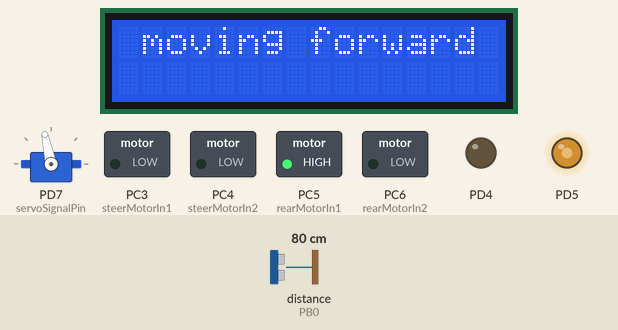
Bench run of a program on a simulated ATmega32, built with avr-gcc and emulated at 16 MHz. On the bench: 16×2 character LCD, servo, switched loads named in the program (green lamp = pin HIGH), output pins drawn as LEDs (lit = HIGH). Wiring (inferred from the names in the program): ultrasonic range finder: trigger PD3; echo PB0; character LCD (HD44780): RS PB1; R/W PB2; E PB3; data PA4, PA5, PA6, PA7. The inputs (shaded band) are chosen by the test bench; at power-on: distance to the obstacle (sensor on PB0) 80 cm. The echo pulse lasts 58.3 µs per cm; servo pulses on a pin are drawn as a servo (544–2400 µs = 0–180°); pins used as bus, display or sensor lines are not drawn.

Above: at 1.2 s.
1.3 s: distance to the obstacle (sensor on PB0) set to 34 cm
2.8 s: distance to the obstacle (sensor on PB0) set to 29 cm
At 5.0 s:
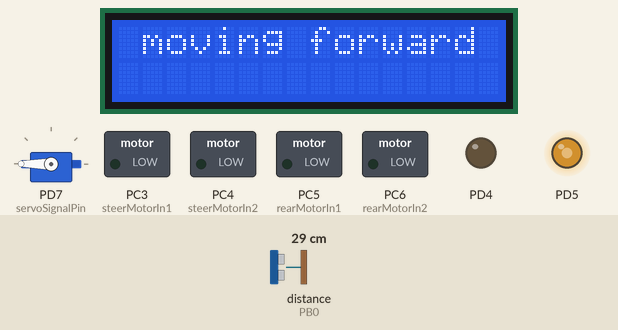
5.4 s: distance to the obstacle (sensor on PB0) set to 35 cm
At 6.4 s:
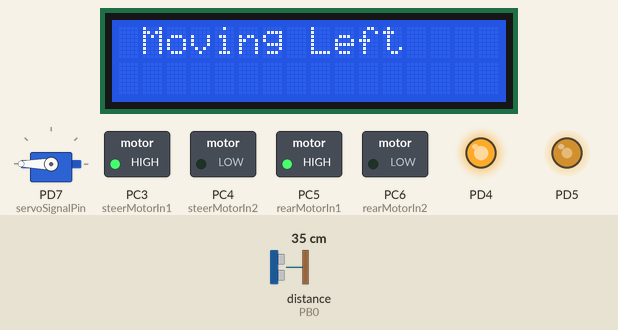
8.4 s: distance to the obstacle (sensor on PB0) set to 2 cm
At 10.7 s:
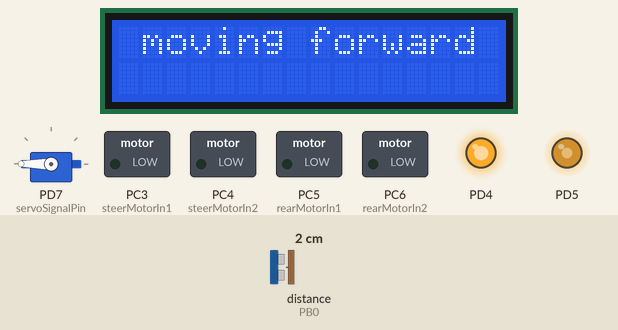
11.4 s: distance to the obstacle (sensor on PB0) set to 60 cm
At 14.3 s:
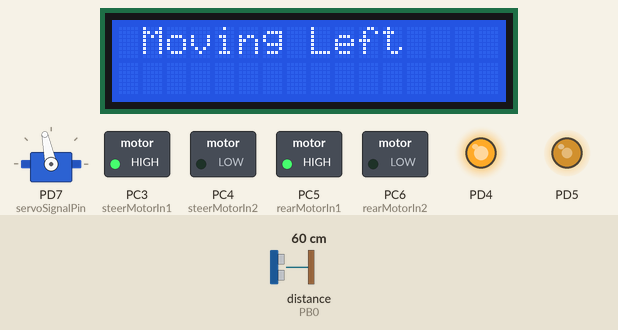
14.4 s: distance to the obstacle (sensor on PB0) set to 4 cm
At 15.6 s:
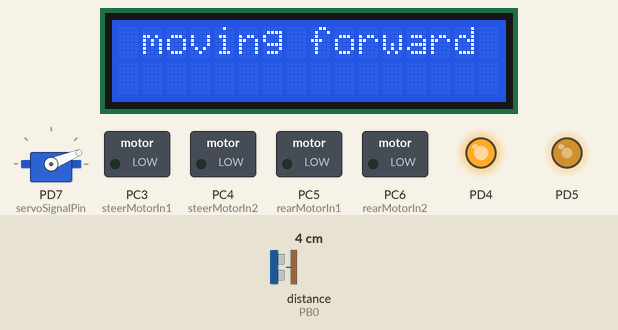
Timing chart, 0 to 17.7 s (numbered marks = the images above; inputs shaded):
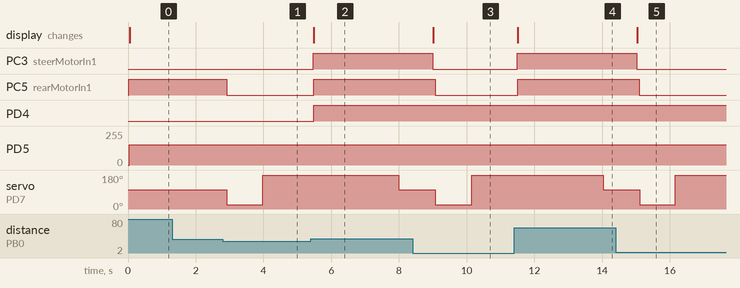

Measured:
- the behaviour switches between 32 and 31 cm on distance to the obstacle (sensor on PB0) (found by bisection; images 0 and 1)
- after the input at 1.3 s, every drawn part: stays the same
- after the input at 2.8 s, PC5 (rearMotorIn1): HIGH → LOW after 0.11 s; servo on PD7 (servoSignalPin): 102° → 22° after 0.12 s, → 180° 1.1 s later
- after the input at 5.4 s, PC3 (steerMotorIn1): LOW → HIGH after 0.07 s; PC5 (rearMotorIn1), PD4: LOW → HIGH after 0.09 s; servo on PD7 (servoSignalPin): 180° → 102° after 2.6 s; the display: changes after 0.09 s (image 2)
- after the input at 8.4 s, PC5 (rearMotorIn1): HIGH → LOW after 0.67 s; servo on PD7 (servoSignalPin): 102° → 22° after 0.68 s, → 180° 1.1 s later
- after the input at 11.4 s, PC3 (steerMotorIn1): LOW → HIGH after 0.10 s; PC5 (rearMotorIn1): LOW → HIGH after 0.11 s; servo on PD7 (servoSignalPin): 180° → 102° after 2.6 s; the display: changes after 0.11 s (image 4)
- after the input at 14.4 s, PC5 (rearMotorIn1): HIGH → LOW after 0.69 s; servo on PD7 (servoSignalPin): 102° → 22° after 0.71 s, → 180° 1.0 s later

The program:

main.c
```c
/*
 * AutonomousCar.c
 *
 * Created: 4/14/2023 5:55:02 AM
 * Author : MS_el
 */
#define F_CPU 16000000UL
#include <avr/io.h>
#include <util/delay.h>
#include "STDMACROS.h"
#include "LCD.h"
#include "Timer0.h"
#include "Timer1.h"
#include "Timer2.h"
#include "ultrasonic.h"
#include "Motor1Controller.h"
#include "Motor2Controller.h"

#define front 1
#define right 2
#define left 3
int main(void)
{
	Motor2Controller_init();
	Motor1Controller_init();
	ultrasonic_init();
	LCD_INIT_4bit();
	int distance=0;
	int servoPos=front;
	Motor1ControllerRearmotors_move();
	Motor1ControllerSteerMotor_moveForward();
	Motor2Controller_servoFront();
    while (1)
    {

		ultrasonic_distance(&distance); //read initial distance
		if(servoPos==front)      //the sensor is looking in front of the car which is by default
		{

			if(distance>30)          // check distance if it is more then the required distance move freely otherwise
			{
				Motor1ControllerRearmotors_move();
			}
			else if(distance<=30)    // if distance is less than the required distance let the servo check the right area to the car
			{
				Motor1ControllerRearmotors_stop();
				Motor2Controller_servoRight();
				_delay_ms(1000);				// delay to make sure servo is in its position(hardware limitations)
				ultrasonic_distance(&distance); //read distance after switching servo position

				servoPos=right;
			}
		}
		if(servoPos==right)      // the servo is updated to the right position
		{
			if(distance>30)     //if there is space then the car will steer to the right for 2.5 sec and update servo position to the front and steer forward
			{
				Motor1ControllerSteerMotor_TurnRight();
				Motor1ControllerRearmotors_move();
				_delay_ms(2500);
				Motor2Controller_servoFront();
				_delay_ms(1000);
				Motor1ControllerSteerMotor_moveForward();
				servoPos=front;
			}
			else if(distance<=30) // if there is no space in the right position we move the servo to the left position and check
			{
				Motor2Controller_servoLeft();
				_delay_ms(1000);
				ultrasonic_distance(&distance); //read distance after switching servo position
				servoPos=left;
			}
		}
		if(servoPos==left) // the servo is updated to the left position
		{
			if(distance >30) //if there is space then the car will steer to the left for 2.5 sec and update servo position to the front and steer forward
			{
				Motor1ControllerSteerMotor_TurnLeft();
				Motor1ControllerRearmotors_move();
				_delay_ms(2500);
				Motor2Controller_servoFront();
				_delay_ms(1000);
				Motor1ControllerSteerMotor_moveForward();
				servoPos=front;

			}
			else if(distance<=30)  // if there is no space to the left then the car stops
			{
				Motor1ControllerRearmotors_stop();
			}

		}

    }
}
```

Motor1Controller.c
```c
/*
 * Motor1Controller.c
 *
 * Created: 4/13/2023 4:02:16 AM
 *  Author: MS_el
 */

#include <avr/io.h>
#include "LCD.h"
#include "Motor1Controller.h"
#include "STDMACROS.h"
#include "Timer1.h"


void Motor1Controller_init() // initialize the rear motor and steer motor pins and the fast PWM
{
	Timer1_init_Fastpwm();
	setbit(DDRC,rearMotorIn1);
	setbit(DDRC,rearMotorIn2);
	setbit(DDRC,steerMotorIn1);
	setbit(DDRC,steerMotorIn2);
}

void Motor1ControllerRearmotors_move() //moves the rear motors with a duty cycle of 60%(moves the car)
{
	setbit(PORTC,rearMotorIn1);
	clearbit(PORTC,rearMotorIn2);
	Timer1_set_DC_A(0.6);

}

void Motor1ControllerRearmotors_stop() //stops the rear motor(stops the car)
{
	clearbit(PORTC,rearMotorIn1);
	clearbit(PORTC,rearMotorIn2);
}


void Motor1ControllerSteerMotor_TurnLeft() //makes the car steer to the left
{
	LCD_send_command_4bit(0x01);
	setbit(PORTC,steerMotorIn1);
	clearbit(PORTC,steerMotorIn2);
	Timer1_set_DC_B(1);
	LCD_sendString_4bit(" Moving Left");
}
void Motor1ControllerSteerMotor_TurnRight() // makes the car steer to the right
{
	LCD_send_command_4bit(0x01);
	clearbit(PORTC,steerMotorIn1);
	setbit(PORTC,steerMotorIn2);
	Timer1_set_DC_B(1);
	LCD_sendString_4bit(" Moving Right");
}
void Motor1ControllerSteerMotor_moveForward() // makes the car move forward
{
	LCD_send_command_4bit(0x01);
	clearbit(PORTC,steerMotorIn1);
	clearbit(PORTC,steerMotorIn2);
	LCD_sendString_4bit(" moving forward");

}
```

Motor1Controller.h
```c
/*
 * Motor1Controller.h
 *
 * Created: 4/13/2023 4:02:31 AM
 *  Author: MS_el
 */


#ifndef MOTOR1CONTROLLER_H_
#define MOTOR1CONTROLLER_H_

#define steerMotorIn1 3
#define steerMotorIn2 4
#define rearMotorIn1 5
#define rearMotorIn2 6
#define H_EN1 4
#define H_EN2 5


void Motor1Controller_init();

void Motor1ControllerRearmotors_move();
void Motor1ControllerRearmotors_moveSlow();
void Motor1ControllerRearmotors_stop();

void Motor1ControllerSteerMotor_TurnLeft();
void Motor1ControllerSteerMotor_TurnRight();
void Motor1ControllerSteerMotor_moveForward();


#endif /* MOTOR1CONTROLLER_H_ */
```

Motor2Controller.c
```c
/*
 * Motor2Controller.c
 *
 * Created: 4/13/2023 7:12:14 AM
 *  Author: MS_el
 */

#include <avr/io.h>
#include "STDMACROS.h"
#include "Timer2.h"
#include "Motor2Controller.h"

void Motor2Controller_init() //initializes timer2 fast PWM and servo signal pin
{
	timer2_init_fastpwm();
	setbit(DDRD,servoSignalPin);
}
void Motor2Controller_servoRight() // moves the servo with the ultrasonic sensor to face the right position
{
	timer2_setDC(0.05);   //duty cycle of 5% is for right position(0 degrees)
}
void Motor2Controller_servoFront() // moves the servo with the ultrasonic sensor to face the front position
{
	timer2_setDC(0.1);   //duty cycle of 10% is for front position(90 degrees)
}
void Motor2Controller_servoLeft() // moves the servo with the ultrasonic sensor to face the left position
{
	timer2_setDC(0.15);  //duty cycle of 15% is for left position(180 degrees)
} 
```

Motor2Controller.h
```c
/*
 * Motor2Controller.h
 *
 * Created: 4/13/2023 7:12:38 AM
 *  Author: MS_el
 */


#ifndef MOTOR2CONTROLLER_H_
#define MOTOR2CONTROLLER_H_

#define servoSignalPin 7

void Motor2Controller_init();
void Motor2Controller_servoLeft();
void Motor2Controller_servoFront();
void Motor2Controller_servoRight();


#endif /* MOTOR2CONTROLLER_H_ */
```

STDMACROS.h
```c
/*
 * STDMACROS.h
 *
 * Created: 12/16/2022 7:04:58 PM
 *  Author: AMIT
 */


#ifndef STDMACROS_H_
#define STDMACROS_H_
#define setbit(reg,bit) reg|=(1<<bit)
#define clearbit(reg,bit) reg&=~(1<<bit)
#define toggelbit(reg,bit) reg^=(1<<bit)
#define readbit(reg,bit) ((reg>>bit)&1)


#endif /* STDMACROS_H_ */
```

Timer0.c
```c
/*
 * Timer0.c
 *
 * Created: 1/6/2023 8:52:46 PM
 *  Author: AMIT
 */
#include <avr/io.h>
#include <avr/interrupt.h>
#include "STDMACROS.h"
volatile extern int x;

void Timer0_INIT_Normal()
{
	setbit(TIMSK,TOIE0);// over flow interrupt enable
	sei(); // global interrupt enable
}
void Timer0_INIT_Comp(int valuex)
{

	setbit(TCCR0,WGM01);
	setbit(TCCR0,CS00);
	setbit(TIMSK,OCIE0);
	OCR0 = valuex ;
	sei();
}
void delay_ms(float delay)
{
	float z=0;
	x=0;
	z=5000*(delay/1000);
	while((float)x<=z)
	{
		;
	}

}
void Timer0_INIT_FastPWM()
{
	setbit(TCCR0,WGM01);
	setbit(TCCR0,WGM00);
	setbit(TCCR0,COM01);
	setbit(TCCR0,CS00);
	setbit(DDRB,3);
}
void Timer0_Set_DC(float DC)
{
	int x=(int) (DC*256);
	OCR0=x-1;
}
void Timer0_INIT_PhaseCorrectPWM()
{
	setbit(TCCR0,WGM00);
	setbit(TCCR0,COM01);
	setbit(TCCR0,CS00);
	setbit(DDRB,3);
}
```

Timer0.h
```c
/*
 * Timer0.h
 *
 * Created: 1/6/2023 8:53:02 PM
 *  Author: AMIT
 */


#ifndef TIMER0_H_
#define TIMER0_H_

void Timer0_INIT_Normal();
void Timer0_INIT_Comp(int valuex);
void delay_ms(float delay);
void Timer0_INIT_FastPWM();
void Timer0_Set_DC(float DC);
void Timer0_INIT_PhaseCorrectPWM();


#endif /* TIMER0_H_ */
```

Timer1.c
```c
/*
 * Timer1.c
 *
 * Created: 4/4/2023 7:17:04 PM
 *  Author: MS_el
 */
#include <avr/io.h>
#include <avr/interrupt.h>
#include "STDMACROS.h"
#include "Timer1.h"


void Timer1_init_Fastpwm() //initialize fast PWM
{
	setbit(TCCR1A,COM1A1); //clear OCR1A on compare match
	setbit(TCCR1A,COM1B1); //clear OCR1B on compare match
	setbit(TCCR1A,WGM10);  // set PWM resolution to 10 bits
	setbit(TCCR1A,WGM11);
	setbit(TCCR1B,WGM12);
	setbit(TCCR1B,CS12);   // prescaler of 256
	setbit(DDRD,5);       //Set OCR1A
	setbit(DDRD,4);       //set OCR1B
}

void Timer1_set_DC_A(float DC) //set duty cycle and write in reg OCR1A
{
	int x = (int)(DC*1024);
	OCR1A=x-1;
}
void Timer1_set_DC_B(float DC) //set duty cycle and write in reg OCR1B
{
	int x = (int)(DC*1024);
	OCR1B=x-1;
}
```

Timer1.h
```c
/*
 * Timer1.h
 *
 * Created: 4/4/2023 7:17:16 PM
 *  Author: MS_el
 */


#ifndef TIMER1_H_
#define TIMER1_H_

void Timer1_init();
void Timer1_init_Fastpwm();
void Timer1_set_DC_A(float DC);
void Timer1_set_DC_B(float DC);


#endif /* TIMER1_H_ */
```

Timer2.c
```c
/*
 * Timer2.c
 *
 * Created: 4/7/2023 8:34:41 PM
 *  Author: MS_el
 */
#include <avr/io.h>
#include "STDMACROS.h"
#include "Timer2.h"


void timer2_init_fastpwm()
{
	setbit(TCCR2,WGM21);  // enable fast PWM mode
	setbit(TCCR2,WGM20);
	setbit(TCCR2,COM21);  // clear OCR2 on compare match
	setbit(TCCR2,CS20);   // set prescaler to 1024 for servo motor
	setbit(TCCR2,CS21);
	setbit(TCCR2,CS22);

}


void timer2_setDC(float DC) //set duty cycle and write it in OCR2 pin
{
	int x=(int) (DC*256);
	OCR2=x-1;
}
```

Timer2.h
```c
/*
 * Timer2.h
 *
 * Created: 4/7/2023 8:34:50 PM
 *  Author: MS_el
 */


#ifndef TIMER2_H_
#define TIMER2_H_

void timer2_init_fastpwm();
void timer2_setDC(float DC);


#endif /* TIMER2_H_ */
```

Ultrasonic.c
```c
/*
 * Ultrasonic.c
 *
 * Created: 4/5/2023 8:10:20 AM
 *  Author: MS_el
 */
#define F_CPU 16000000UL
#include <avr/io.h>
#include <avr/interrupt.h>
#include <util/delay.h>
#include "STDMACROS.h"

#include "ultrasonic.h"
#include "Timer0.h"
volatile long timerovf=0;

ISR(TIMER0_OVF_vect)
{
	timerovf++;

}

void ultrasonic_init()   // initializes timer 0 normal mode and ultrasonic trigger and echo pins
{
	Timer0_INIT_Normal();
	setbit(DDRD,trig);
	clearbit(DDRB,echo);
}

void ultrasonic_distance(int *distance) //reads the distance from the ultrasonic sensor
{

	_delay_us(2);
	setbit(PORTD,trig); // send a 10us pulse to the trig pin of the ultrasonic sensor and the clear the pin
	_delay_us(10);
	clearbit(PORTD,trig);
	while(readbit(PINB,echo)==0)  //wait for echo pin to become high
	{
		;
	}
	while(readbit(PINB,echo)==1) //start the timer when echo pin is high
	{
		setbit(TCCR0,CS00);

	}
	clearbit(TCCR0,CS00); //stop the timer when echo pin is low

	*distance=(0.0625*TCNT0+0.0625*255*timerovf)/58; //calculate the distance using the time took the sound waves to be emitted and received by the sensor using timer0 overflow, the remaining value in TCNT0,and the speed of sound
	_delay_ms(60);
	TCNT0=0;      // reset timer0 parameters
	timerovf=0;

}
```

ultrasonic.h
```c
/*
 * ultrasonic.h
 *
 * Created: 4/5/2023 8:10:32 AM
 *  Author: MS_el
 */


#ifndef ULTRASONIC_H_
#define ULTRASONIC_H_
#define trig 3
#define echo 0

void ultrasonic_init();
void ultrasonic_distance();


#endif /* ULTRASONIC_H_ */
```

LCD.c
```c
/*
 * LCD.c
 *
 * Created: 12/23/2022 11:03:40 AM
 *  Author: MS_el
 */
#define F_CPU 16000000UL
#include <avr/io.h>
#include <util/delay.h>
#include "STDMACROS.h"
#include "LCD.h"

void LCD_send_command(unsigned char cmd)
{
	LCD_data_port = cmd;
	clearbit(LCD_control_port,RS);
	clearbit(LCD_control_port,RW);
	setbit(LCD_control_port,EN);
	_delay_us(1);
	clearbit(LCD_control_port,EN);
	_delay_ms(3);
}
void LCD_send_data(unsigned char data)
{
	LCD_data_port = data;
	setbit(LCD_control_port,RS);
	clearbit(LCD_control_port,RW);
	setbit(LCD_control_port,EN);
	_delay_us(1);
	clearbit(LCD_control_port,EN);
	_delay_ms(3);
}
void LCD_INIT(void)
{
	LCD_data_DIR= 0xff;
	setbit(LCD_control_DIR,EN);
	setbit(LCD_control_DIR,RS);
	setbit(LCD_control_DIR,RW);
	_delay_ms(20);
	LCD_send_command(0x38);
	LCD_send_command(0x0C);
	LCD_send_command(0x06);
	LCD_send_command(0x01);
	LCD_send_command(0x80);
}
void LCD_sendString(char* str)
{
	int i=0;
	while(str[i]!='\0'){

		LCD_send_data(str[i]);
		i++;

	}
}


void LCD_send_data_4bit(unsigned char data)
{
	LCD_data_port = (LCD_data_port & 0x0f) |(data & 0xf0);
	setbit(LCD_control_port,RS);
	clearbit(LCD_control_port,RW);
	setbit(LCD_control_port,EN);
	_delay_us(1);
	clearbit(LCD_control_port,EN);
	_delay_us(200);
	LCD_data_port = (LCD_data_port & 0x0f) |(data<<4);
	setbit(LCD_control_port,EN);
	_delay_us(1);
	clearbit(LCD_control_port,EN);
	_delay_ms(1);
}
void LCD_send_command_4bit(unsigned char cmd)
{
	LCD_data_port = (LCD_data_port & 0x0f) |(cmd & 0xf0);
	clearbit(LCD_control_port,RS);
	clearbit(LCD_control_port,RW);
	setbit(LCD_control_port,EN);
	_delay_us(1);
	clearbit(LCD_control_port,EN);
	_delay_us(200);
	LCD_data_port = (LCD_data_port & 0x0f) |(cmd<<4);
	setbit(LCD_control_port,EN);
	_delay_us(1);
	clearbit(LCD_control_port,EN);
	_delay_ms(1);

}
void LCD_INIT_4bit()
{
	LCD_data_DIR |= 0xf0;
	setbit(LCD_control_DIR,EN);
	setbit(LCD_control_DIR,RS);
	setbit(LCD_control_DIR,RW);
	LCD_send_command_4bit(0x02);
	LCD_send_command_4bit(0x28);
	LCD_send_command_4bit(0x0C);
	LCD_send_command_4bit(0x06);
	LCD_send_command_4bit(0x01);
	_delay_ms(20);
}
void LCD_sendString_4bit(char* str)
{
	int i=0;
	while(str[i]!='\0'){

		LCD_send_data_4bit(str[i]);
		i++;

	}
}
```

LCD.h
```c
/*
 * LCD.h
 *
 * Created: 12/23/2022 11:03:55 AM
 *  Author: MS_el
 */


#ifndef LCD_H_
#define LCD_H_
#define RS 1
#define RW 2
#define EN 3
#define LCD_control_DIR DDRB
#define LCD_data_DIR DDRA
#define LCD_control_port PORTB
#define LCD_data_port PORTA
void LCD_INIT(void);
void LCD_send_data(unsigned char data);
void LCD_send_command(unsigned char cmd);
void LCD_sendString(char* str);

void LCD_send_data_4bit(unsigned char data);
void LCD_send_command_4bit(unsigned char cmd);
void LCD_INIT_4bit();
void LCD_sendString_4bit(char* str);
#endif /* LCD_H_ */
```
